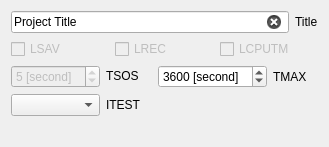
             <widget class="QWidget" name="generalPage">
              <property name="geometry">
               <rect>
                <x>0</x>
                <y>0</y>
                <width>329</width>
                <height>147</height>
               </rect>
              </property>
              <attribute name="label">
               <string>General</string>
              </attribute>
              <attribute name="toolTip">
               <string>General settings (g)</string>
              </attribute>
              <layout class="QVBoxLayout" name="verticalLayout_9">
               <item>
                <layout class="QHBoxLayout" name="horizontalLayout">
                 <item>
                  <widget class="QLineEdit" name="TITLE">
                   <property name="toolTip">
                    <string>Name of the project</string>
                   </property>
                   <property name="text">
                    <string>Project Title</string>
                   </property>
                   <property name="maxLength">
                    <number>100</number>
                   </property>
                   <property name="clearButtonEnabled">
                    <bool>true</bool>
                   </property>
                  </widget>
                 </item>
                 <item>
                  <widget class="QLabel" name="label_30">
                   <property name="text">
                    <string>Title</string>
                   </property>
                  </widget>
                 </item>
                </layout>
               </item>
               <item>
                <layout class="QGridLayout" name="gridLayout_2">
                 <item row="0" column="0">
                  <widget class="QCheckBox" name="LSAV">
                   <property name="enabled">
                    <bool>false</bool>
                   </property>
                   <property name="toolTip">
                    <string>Save the intermediate results when the CPU time is
expired. A file for saving has to be allocated when LSAV
is true. The default value of the logical device number
assigned to this file is 1.
When ITEST=0, ABCI computes wake fields.</string>
                   </property>
                   <property name="text">
                    <string>LSAV</string>
                   </property>
                  </widget>
                 </item>
                 <item row="0" column="1">
                  <widget class="QCheckBox" name="LREC">
                   <property name="enabled">
                    <bool>false</bool>
                   </property>
                   <property name="toolTip">
                    <string>Recover from a previous unfinished job, and restart of
calculation. The file, which was created when LSAV
command was executed, has to be declared for recovery.
The default value of the logical device number assignedthis file is 2.</string>
                   </property>
                   <property name="text">
                    <string>LREC</string>
                   </property>
                  </widget>
                 </item>
                 <item row="0" column="2">
                  <widget class="QCheckBox" name="LCPUTM">
                   <property name="enabled">
                    <bool>false</bool>
                   </property>
                   <property name="toolTip">
                    <string>Activates the subroutine which monitors the remaining
CPU time. If LSAV is true, LCPUTM becomes
automatically true. When LCPUTM=.T. and the
calculation is not yet completed by the time TMAX-TSOS
or the remaining CPU time is less than TSOS, ABCI stops
the calculation and prints out the intermediate results on
printer. To save them on a file, LSAV must be true.</string>
                   </property>
                   <property name="text">
                    <string>LCPUTM</string>
                   </property>
                  </widget>
                 </item>
                </layout>
               </item>
               <item>
                <layout class="QHBoxLayout" name="horizontalLayout_15"/>
               </item>
               <item>
                <layout class="QGridLayout" name="gridLayout_4">
                 <item row="0" column="1">
                  <widget class="QLabel" name="label">
                   <property name="sizePolicy">
                    <sizepolicy hsizetype="Preferred" vsizetype="Fixed">
                     <horstretch>0</horstretch>
                     <verstretch>0</verstretch>
                    </sizepolicy>
                   </property>
                   <property name="text">
                    <string>TSOS</string>
                   </property>
                  </widget>
                 </item>
                 <item row="0" column="3">
                  <widget class="QLabel" name="label_2">
                   <property name="text">
                    <string>TMAX</string>
                   </property>
                  </widget>
                 </item>
                 <item row="1" column="0">
                  <widget class="QComboBox" name="ITEST">
                   <property name="toolTip">
                    <string>When ITEST=0, ABCI computes wake fields.
When ITEST=1, ABCI does not calculate any fields, but
generates meshes for a structure to see if the input data are
correct.</string>
                   </property>
                  </widget>
                 </item>
                 <item row="1" column="1">
                  <widget class="QLabel" name="label_29">
                   <property name="text">
                    <string>ITEST</string>
                   </property>
                  </widget>
                 </item>
                 <item row="0" column="2">
                  <widget class="QSpinBox" name="TMAX">
                   <property name="toolTip">
                    <string>CPU time limit for a batch job. It is required to be
specified when a subroutine such as TIMEL of the CERN
library that returns the remaining CPU time is not
available.</string>
                   </property>
                   <property name="suffix">
                    <string> [second]</string>
                   </property>
                   <property name="maximum">
                    <number>99999</number>
                   </property>
                   <property name="value">
                    <number>3600</number>
                   </property>
                  </widget>
                 </item>
                 <item row="0" column="0">
                  <widget class="QSpinBox" name="TSOS">
                   <property name="enabled">
                    <bool>false</bool>
                   </property>
                   <property name="toolTip">
                    <string>CPU time devoted to saving the intermediate results on a
file.</string>
                   </property>
                   <property name="suffix">
                    <string> [second]</string>
                   </property>
                   <property name="value">
                    <number>5</number>
                   </property>
                  </widget>
                 </item>
                </layout>
               </item>
               <item>
                <spacer name="verticalSpacer_2">
                 <property name="orientation">
                  <enum>Qt::Vertical</enum>
                 </property>
                 <property name="sizeHint" stdset="0">
                  <size>
                   <width>20</width>
                   <height>40</height>
                  </size>
                 </property>
                </spacer>
               </item>
              </layout>
             </widget>
